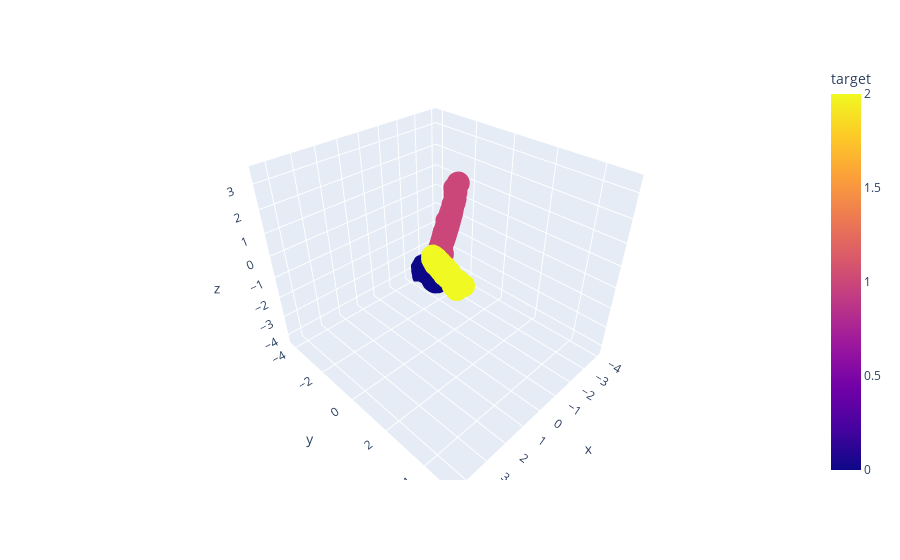

Notebook cell for this chart:
### Code cell
plt.ioff()
plt.figure()
df = pd.DataFrame(Z.T, columns=['x','y','z'])
df['target'] = outpt[0]
fig = px.scatter_3d(df, x='x', y='y', z='z', color='target')

fig.show()

### Figure 1 — Plotly figure (JSON) as saved in the notebook; plotly's stock layout.template omitted (floating-point values rounded to 4 significant figures; data arrays with more than 128 entries replaced by an {"elided": "..."} marker saying what was removed)
{"data": [{"hovertemplate": "x=%{x}<br>y=%{y}<br>z=%{z}<br>target=%{marker.color}<extra></extra>", "legendgroup": "", "marker": {"color": {"elided": "1000 int values"}, "coloraxis": "coloraxis", "symbol": "circle"}, "mode": "markers", "name": "", "scene": "scene", "showlegend": false, "type": "scatter3d", "x": {"elided": "1000 float values"}, "y": {"elided": "1000 float values"}, "z": {"elided": "1000 float values"}}], "layout": {"coloraxis": {"colorbar": {"title": {"text": "target"}}, "colorscale": [[0, "#0d0887"], [0.1111, "#46039f"], [0.2222, "#7201a8"], [0.3333, "#9c179e"], [0.4444, "#bd3786"], [0.5556, "#d8576b"], [0.6667, "#ed7953"], [0.7778, "#fb9f3a"], [0.8889, "#fdca26"], [1, "#f0f921"]]}, "legend": {"tracegroupgap": 0}, "margin": {"t": 60}, "scene": {"domain": {"x": [0, 1], "y": [0, 1]}, "xaxis": {"title": {"text": "x"}}, "yaxis": {"title": {"text": "y"}}, "zaxis": {"title": {"text": "z"}}}}}
